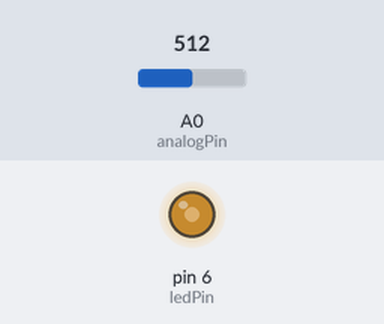
A sketch run on a simulated Arduino Uno, built with avr-gcc and run on an emulated ATmega328P. Shown: output pins drawn as LEDs (lit = HIGH). The test bench sets the inputs (shaded band); at power-on: A0 (analogPin) = 512.

Above: at 1.2 s.
1.3 s: A0 (analogPin) set to 716
At 1.9 s:
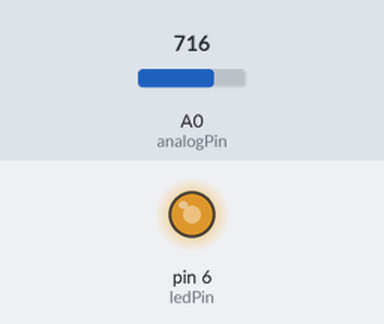
2.8 s: A0 (analogPin) set to 900
At 3.1 s:
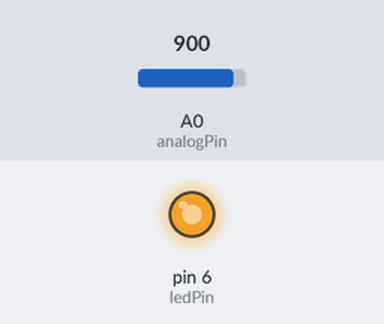
4.3 s: A0 (analogPin) set to 122
At 5.4 s:
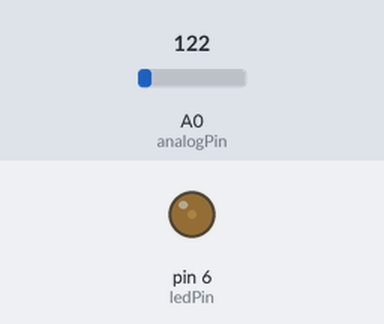
5.8 s: A0 (analogPin) set to 0
At 6.6 s:
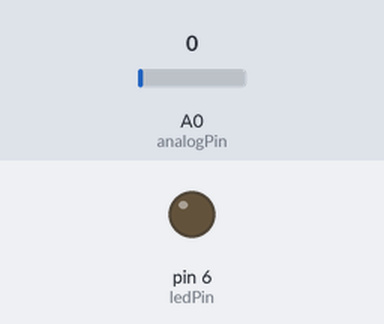
Timing chart, 0 to 8.3 s (numbered marks = the images above; inputs shaded):
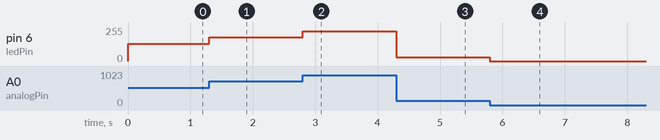

Measured:
- after the input at 1.3 s, pin 6 (ledPin): 128/255 → 179/255 at once
- after the input at 2.8 s, pin 6 (ledPin): 179/255 → 225/255 at once
- after the input at 4.3 s, pin 6 (ledPin): 225/255 → 30/255 at once
- after the input at 5.8 s, pin 6 (ledPin): 30/255 → 0/255 at once

The sketch:

regular_voltaje_led_con_petenciometro.ino
```cpp
int ledPin = 6;
int analogPin = 0;
int val = 0;

void setup() {
  pinMode(ledPin, OUTPUT);
}

void loop() {
  val = analogRead(analogPin);
  analogWrite(ledPin, val / 4);
}
```
